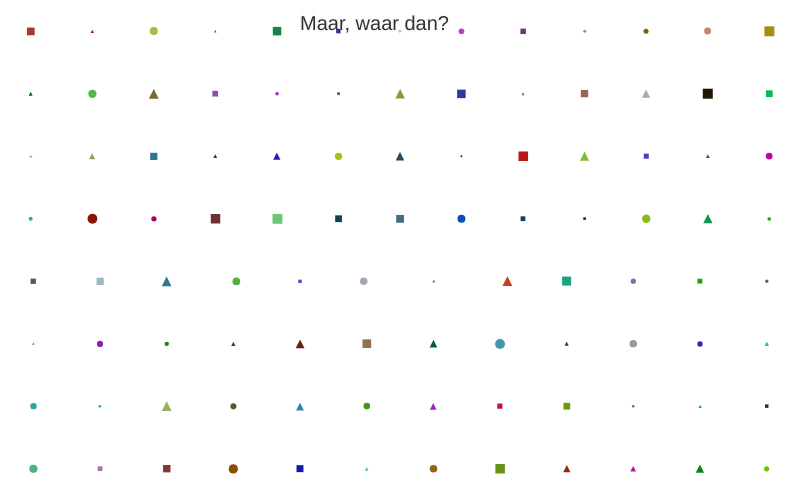
Frame 1 (no input)
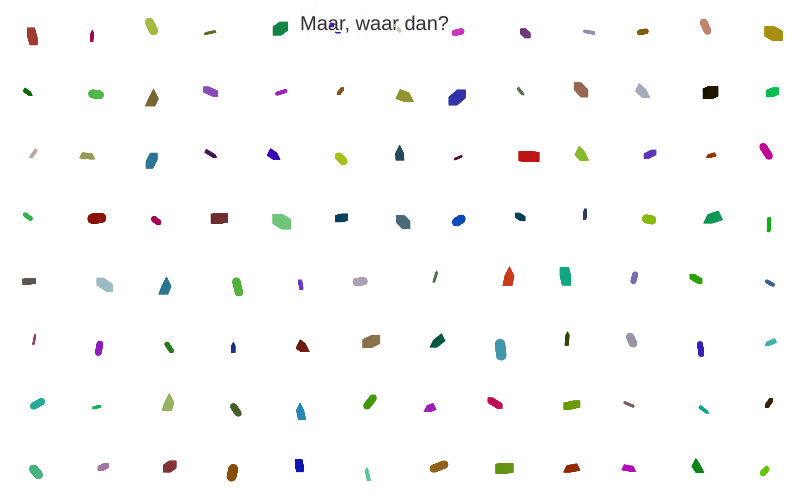
Frame 60 (no input)
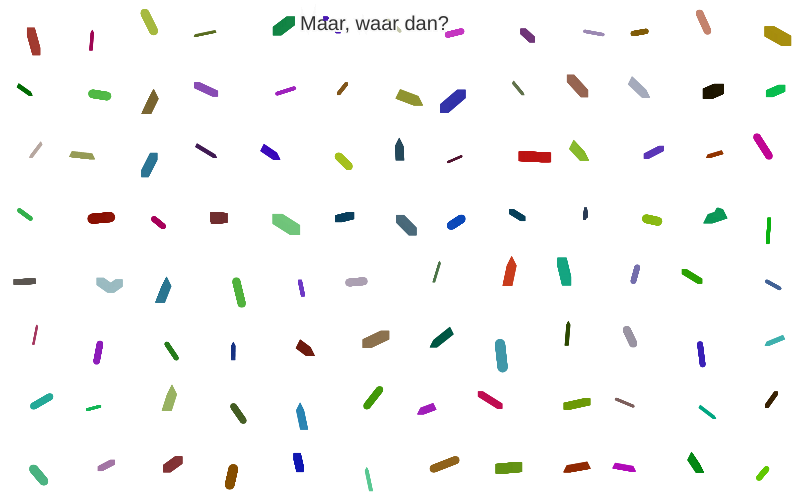
Frame 120 (the mouse pressed at the canvas centre since frame 60)

The p5.js sketch that drew these frames (run headless with seeded random() and noise() and a simulated clock; from frame 60 on, the mouse is pressed at the canvas centre):

// p5.js sketch
// ── sketch.js
const particles = [];
let particleCount = 100;
let segments = [];
let neverForgetToDrawBackground = false;
let speedMult = 1.0;

function setup() {
	createCanvas(800, 500);
	segments = createSegments();

	const rowCount = max(1, ceil(sqrt(particleCount * height / width)));
	const particlesPerRow = floor(particleCount / rowCount);
	const extraParticles = particleCount % rowCount;

	for (let row = 0; row < rowCount; row++) {
		const particlesInRow = particlesPerRow + (row < extraParticles ? 1 : 0);

		for (let column = 0; column < particlesInRow; column++) {
			const x = (column + 0.5) * width / particlesInRow;
			const y = (row + 0.5) * height / rowCount;
			particles.push(createParticle(x, y));
		}
	}

	saySomething();
}

function draw() {
	if (neverForgetToDrawBackground) {
		background(240);
	}

	textSize(20);
	fill(50);
	stroke(250);
	strokeWeight(3);
	text("Maar, waar dan?", 300, 30);

	noStroke();
	for (const particle of particles) {
		moveParticle(particle, segments);
		drawParticle(particle);
	}
}

function createParticle(x, y) {
	const size = random(2, 10);
	const radius = size / 2;
	const direction = random(TWO_PI);
	const speed = random(0.1, 0.2) * speedMult;

	return {
		x: constrain(x, radius, width - radius),
		y: constrain(y, radius, height - radius),
		size: size,
		radius: radius,
		velocityX: cos(direction) * speed,
		velocityY: sin(direction) * speed,
		shape: random(["circle", "square", "triangle"]),
		color: color(random(200), random(200), random(200))
	};
}

function moveParticle(particle, segments) {
	const distance = sqrt(
		particle.velocityX * particle.velocityX +
		particle.velocityY * particle.velocityY
	);
	const steps = ceil(distance / 10000.5);

	for (let step = 0; step < steps; step++) {
		particle.x += particle.velocityX / steps;
		particle.y += particle.velocityY / steps;

		if (particle.x < particle.radius || particle.x > width - particle.radius) {
			particle.velocityX *= -1;
			particle.x = constrain(particle.x, particle.radius, width - particle.radius);
		}

		if (particle.y < particle.radius || particle.y > height - particle.radius) {
			particle.velocityY *= -1;
			particle.y = constrain(particle.y, particle.radius, height - particle.radius);
		}

		for (const segment of segments) {
			bounceOffSegment(particle, segment);
		}
	}
}

function bounceOffSegment(particle, segment) {
	const segmentX = segment.x2 - segment.x1;
	const segmentY = segment.y2 - segment.y1;
	const segmentLengthSquared = segmentX * segmentX + segmentY * segmentY;
	const projection = constrain(
		((particle.x - segment.x1) * segmentX +
			(particle.y - segment.y1) * segmentY) / segmentLengthSquared,
		0,
		1
	);
	const closestX = segment.x1 + projection * segmentX;
	const closestY = segment.y1 + projection * segmentY;
	let normalX = particle.x - closestX;
	let normalY = particle.y - closestY;
	let distance = sqrt(normalX * normalX + normalY * normalY);
	const collisionRadius = particle.radius + 2.5;

	if (distance >= collisionRadius) {
		return;
	}

	if (distance === 0) {
		normalX = -segmentY;
		normalY = segmentX;
		distance = sqrt(normalX * normalX + normalY * normalY);
		normalX /= distance;
		normalY /= distance;

		if (particle.velocityX * normalX + particle.velocityY * normalY > 0) {
			normalX *= -1;
			normalY *= -1;
		}
	} else {
		normalX /= distance;
		normalY /= distance;
	}

	const overlap = collisionRadius - distance;
	particle.x += normalX * overlap;
	particle.y += normalY * overlap;

	const velocityAlongNormal =
		particle.velocityX * normalX + particle.velocityY * normalY;
	if (velocityAlongNormal < 0) {
		particle.velocityX -= 2 * velocityAlongNormal * normalX;
		particle.velocityY -= 2 * velocityAlongNormal * normalY;
	}
}

function drawParticle(particle) {
	noStroke();
	fill(particle.color);

	if (particle.shape === "circle") {
		circle(particle.x, particle.y, particle.size);
	} else if (particle.shape === "square") {
		rectMode(CENTER);
		rect(particle.x, particle.y, particle.size, particle.size);
	} else {
		triangle(
			particle.x, particle.y - particle.radius,
			particle.x - particle.radius, particle.y + particle.radius,
			particle.x + particle.radius, particle.y + particle.radius
		);
	}

	
}

function createSegments() {
	const glyphs = [
		[[0, 0, 1, 0], [1, 0, 1, 1], [0, 0.5, 1, 0.5], [0, 1, 1, 1]],
		[[0, 0, 0, 0.5], [1, 0, 1, 1], [0, 0.5, 1, 0.5]],
		[[0, 0, 0, 1], [1, 0, 1, 1], [0, 0.5, 1, 0.5]],
		[[0, 0, 1, 0], [0, 0, 0, 1], [1, 0, 1, 1], [0, 0.5, 1, 0.5], [0, 1, 1, 1]],
		[[0, 0.5, 1, 0.5], [0.5, 0, 0.5, 1]],
		[[0, 0, 1, 0], [1, 0, 0.5, 1]],
		[[0, 0, 1, 0], [0, 0, 0, 1], [1, 0, 1, 1], [0, 0.5, 1, 0.5], [0, 1, 1, 1]]
	];
	const glyphWidth = 60;
	const glyphHeight = 90;
	const spacing = 40;
	const totalWidth = glyphs.length * (glyphWidth + spacing) - spacing;
	const startX = (width - totalWidth) / 2;
	const startY = (height - glyphHeight) / 2;
	const segments = [];

	for (let i = 0; i < glyphs.length; i++) {
		const glyph = glyphs[i];
		const x = startX + i * (glyphWidth + spacing);

		for (const coordinates of glyph) {
			segments.push({
				x1: x + coordinates[0] * glyphWidth,
				y1: startY + coordinates[1] * glyphHeight,
				x2: x + coordinates[2] * glyphWidth,
				y2: startY + coordinates[3] * glyphHeight
			});
		}
	}

	return segments;
}

function saySomething(){
	console.log("https://tinyurl.com/2vf2mrje");
}
